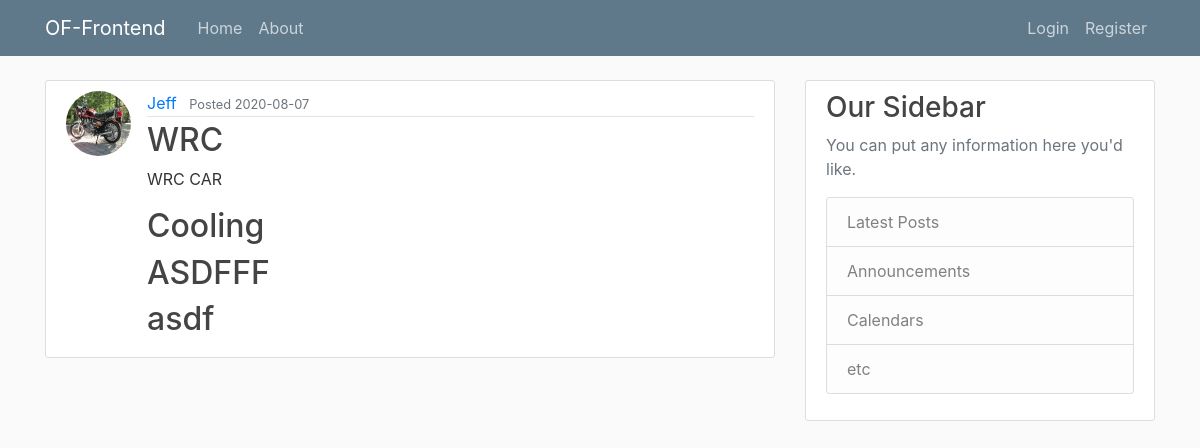
The app's page /programs/1, older data.
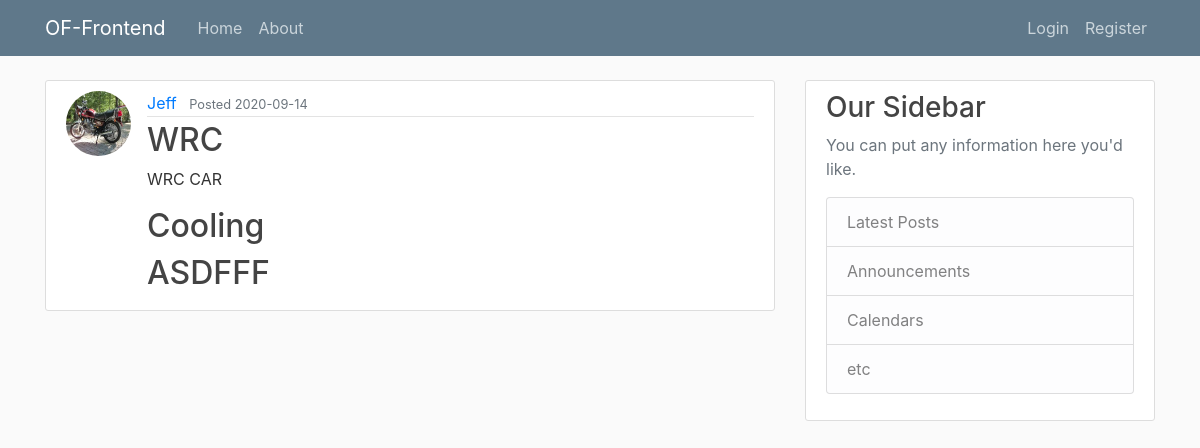
The same page, newer data.
### flask_website/models.py (models this page shows, shortened)
class Program(db.Model):
    __tablename__ = 'program'
    id = db.Column(db.Integer, primary_key=True)
    name = db.Column(db.String(20),unique=True, nullable=False)
    description = db.Column(db.Text,unique=False, nullable=False)
    created_date = db.Column(db.DateTime,nullable=False, default = datetime.utcnow)
    created_by = db.Column(db.Integer,db.ForeignKey('user.id'), nullable = False)
    project = db.relationship("Project", back_populates = "program") # forward

class Project(db.Model):
    __tablename__ = 'project'
    id = db.Column(db.Integer, primary_key=True)
    name = db.Column(db.String(20),unique=True, nullable=False)
    description = db.Column(db.Text,unique=False, nullable=False)
    created_date = db.Column(db.DateTime,nullable=False, default = datetime.utcnow) #auto
    created_by = db.Column(db.Integer,db.ForeignKey('user.id'), nullable = False)
    program_id = db.Column(db.Integer,db.ForeignKey('program.id'), nullable = False)
    program = db.relationship("Program", back_populates = "project")

### flask_website/routes.py (the view)
@app.route("/programs/<int:program_id>")
def program(program_id):
    program = Program.query.get_or_404(program_id)
    projects =program.project
    return render_template('program.html', title = program.name, program = program, projects = projects)

### flask_website/templates/program.html
{% extends "layout.html" %}
{% block content %}
        <article class="media content-section">
          <img class = "rounded-circle article-img", src="{{ url_for('static',filename = 'profile_pics/' + program.creator.image_file) }}">
          <div class="media-body">
            <div class="article-metadata">
              <a class="mr-2" href="#">{{ program.creator.username }}</a>
              <small class="text-muted"> Posted {{ program.created_date.strftime('%Y-%m-%d') }}</small>
            </div>
            <h2 class="article-title">{{ program.name }}</h2>
            <p class="article-content">{{ program.description }}</p>
            {% for project in projects %}
              <div class="media-body">
                <h2><a class="article-title" href="{{ url_for('project', program_id = program.id, project_id = project.id) }}">{{ project.name }}</a></h2>
              </div>
            {% endfor %}
          </div>
        </article>
{% endblock content %}

Row changes from the older to the newer data that the page shows:
removed Project: name "asdf"
changed Program "WRC": created_date "2020-08-07" → "2020-09-14"
